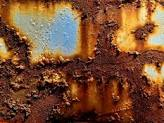
#> input picture Images/download.jpg, 164 x 123 px; its folder holds only this picture in this run
$ python -i detect_rust.py   (imports and definitions only)
#> lines starting #> are read from the running program, lines starting #| are printed output that depends on the picture; after the words box and inside, x2 and y2 are one past the last pixel; in counts of white or black regions, pixels touching at a corner belong together
import cv2
from sys import argv
import numpy as np
import os
import glob
import argparse


class Rust_Detection:
    def __init__(self, count=0):
        self.count = count

    def rust_detect(self,file):
#> called with file = '../../Images/download.jpg'
        img = cv2.imread(file)
#> img is the input picture: shape (123, 164, 3); mean B, G, R 51.2, 78.8, 122.9
        img_hsv = cv2.cvtColor(img, cv2.COLOR_BGR2HSV)
#> img_hsv: shape (123, 164, 3); mean H, S, V 18.4, 170.5, 125.6

        # Range for lower red
        lower_red = np.array([0, 70, 70])
        upper_red = np.array([20, 200, 150])
        mask0 = cv2.inRange(img_hsv, lower_red, upper_red)
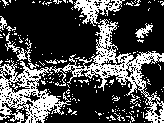
#> mask0: shape (123, 164); 28.6% white in thin lines or dots

        # range for upper red
        lower_red = np.array([170, 70, 70])
        upper_red = np.array([180, 200, 150])
        mask1 = cv2.inRange(img_hsv, lower_red, upper_red)
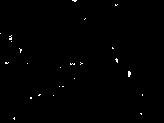
#> mask1: shape (123, 164); 0.5% white in thin lines or dots, all inside (x1, y1, x2, y2) = (0, 0, 143, 120)

        # add both masks
        mask = mask0+mask1
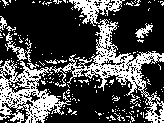
#> mask: shape (123, 164); 29.1% white in thin lines or dots

        output_img = cv2.bitwise_and(img, img, mask=mask)
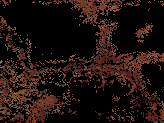
#> output_img: shape (123, 164, 3); mean B, G, R 12, 16.5, 30.7
        print(""" Welcome to the rust detection software!!
            The software detects the rusted portion of metal
            and calculates nuber of rust piels for
            comparitive analysis.\n\n""")
        print("**********************************************")
        print("\n\n\n Number of pixels depicting rust \n >> %d" %
              (np.sum(mask)/255))
#|  Number of pixels depicting rust
#|  >> 5870
        cv2.imshow('image1', output_img)
        cv2.imshow('image2', img)
        cv2.waitKey(0)
        cv2.imwrite('output_image%d.jpg' % self.count, output_img)
        cv2.imwrite('image%d.jpg' % self.count, img)
        cv2.destroyAllWindows()
        os.system("cls")
        os.system("color 0a")
        os.system("cls")

>>> result = Rust_Detection().rust_detect('../../Images/download.jpg')

$ run again, on Images/photo-1583147247730-0ffa2ee86d72.jpg
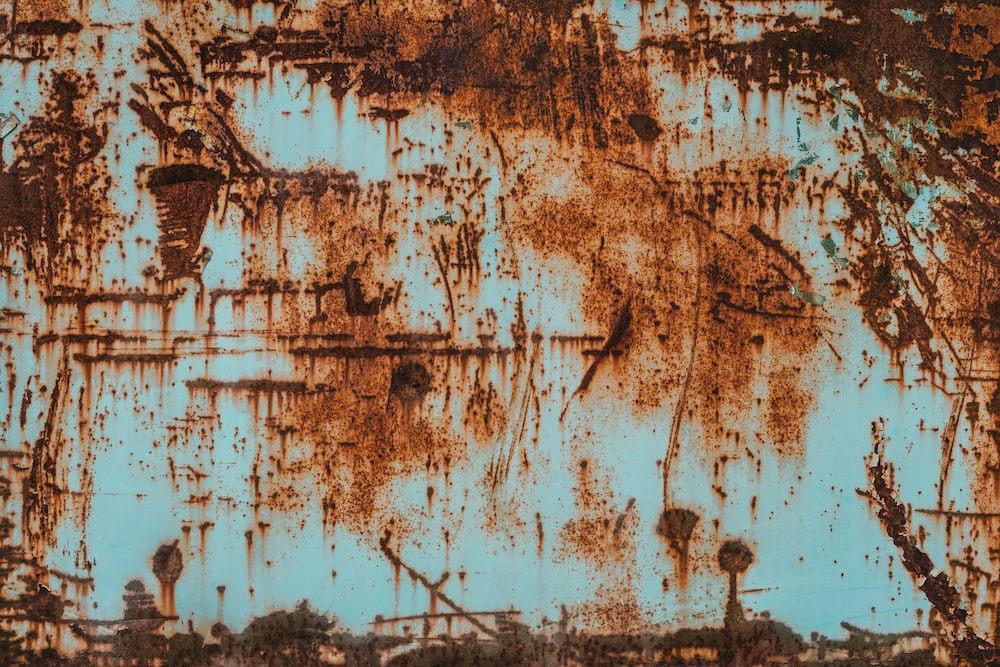
#> input picture Images/photo-1583147247730-0ffa2ee86d72.jpg, 1000 x 667 px
#> in rust_detect, img is the input picture: shape (667, 1000, 3); mean B, G, R 95, 115, 136.7
#> img_hsv: shape (667, 1000, 3); mean H, S, V 31, 113.2, 145.3
#> in rust_detect, `mask0 = cv2.inRange(img_hsv, lower_red, upper_red)`:
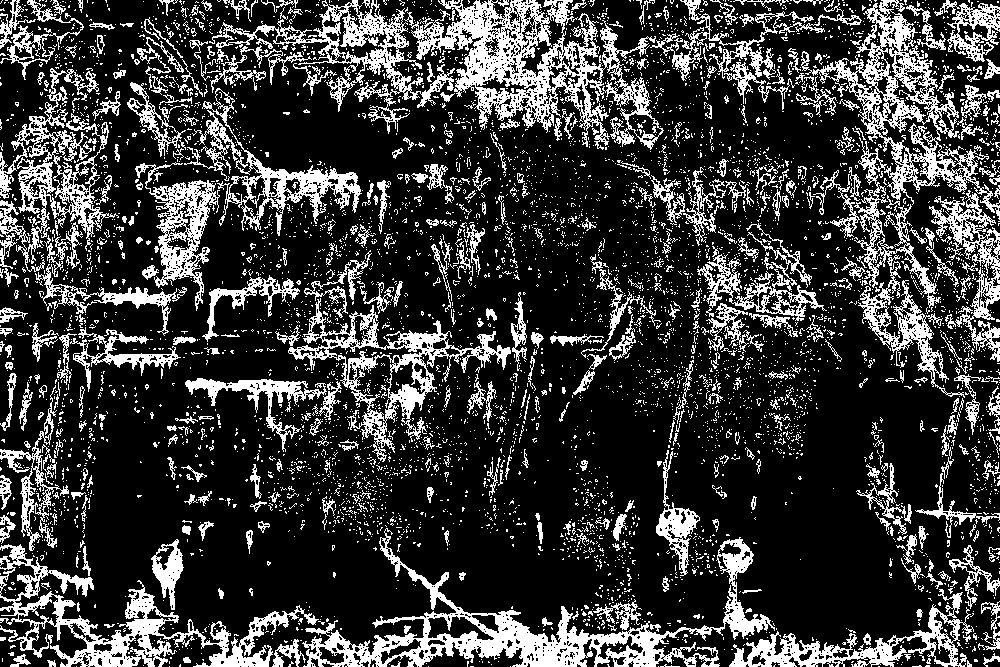
#> mask0: shape (667, 1000); 23% white; 5781 white regions (5309 under 20 px), largest, box (x1, y1, x2, y2) and area: (404, 0, 664, 150) 12915, (302, 528, 775, 667) 12403, (0, 544, 319, 667) 8508
#> mask1: shape (667, 1000); 0% white in thin lines or dots, all inside (x1, y1, x2, y2) = (387, 4, 991, 588)
#> mask: shape (667, 1000); 23% white; 5781 white regions (5308 under 20 px), largest, box (x1, y1, x2, y2) and area: (404, 0, 664, 150) 12921, (302, 528, 775, 667) 12403, (0, 544, 319, 667) 8508
#> in rust_detect, `output_img = cv2.bitwise_and(img, img, mask=mask)`:
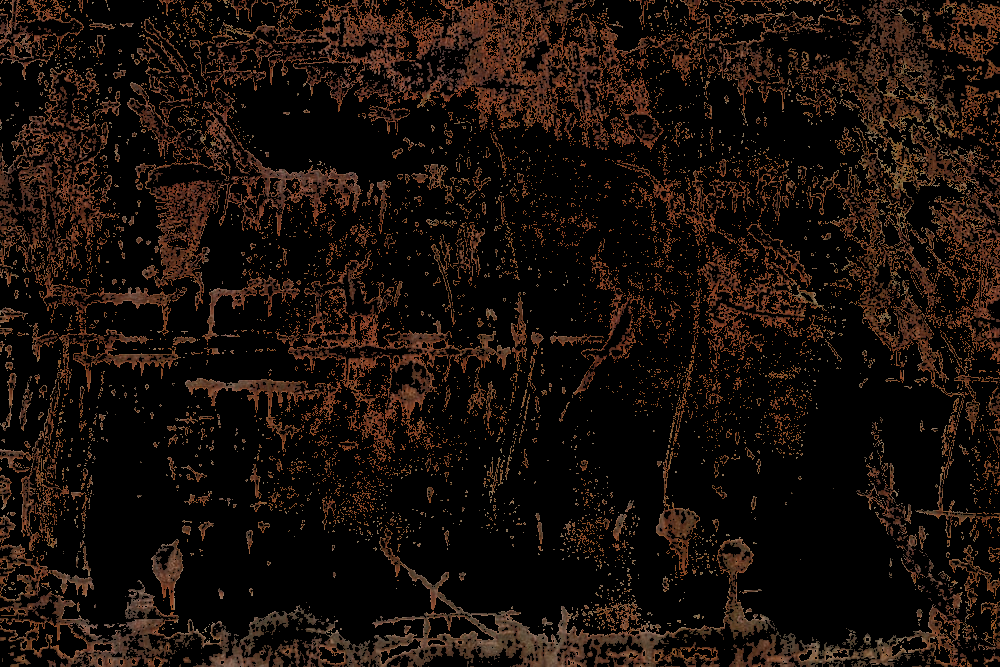
#> output_img: shape (667, 1000, 3); mean B, G, R 10, 15.2, 25
#|  Number of pixels depicting rust
#|  >> 153092

$ run again, on Images/pexels-photo-114108.jpeg
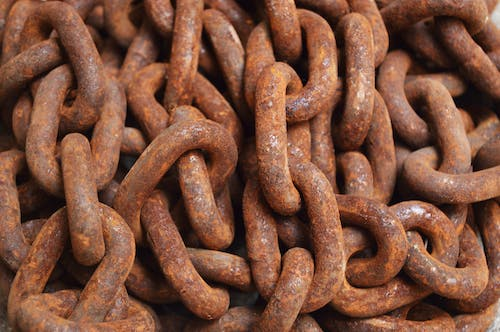
#> input picture Images/pexels-photo-114108.jpeg, 500 x 332 px
#> in rust_detect, img is the input picture: shape (332, 500, 3); mean B, G, R 60.8, 80.9, 126.8
#> img_hsv: shape (332, 500, 3); mean H, S, V 14, 139.6, 126.8
#> in rust_detect, `mask0 = cv2.inRange(img_hsv, lower_red, upper_red)`:
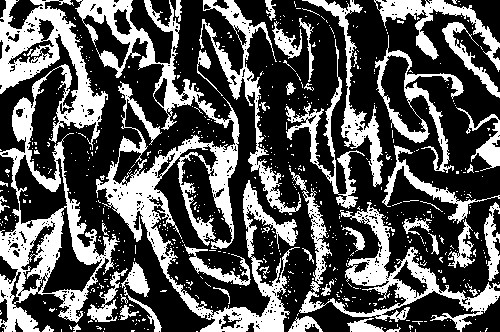
#> mask0: shape (332, 500); 33.7% white; 657 white regions (609 under 20 px), largest, box (x1, y1, x2, y2) and area: (75, 0, 300, 332) 14802, (0, 0, 120, 332) 13312, (289, 168, 500, 332) 5601
#> mask1: shape (332, 500); 0.02% white in thin lines or dots, all inside (x1, y1, x2, y2) = (110, 13, 413, 311)
#> mask: shape (332, 500); 33.7% white; 659 white regions (612 under 20 px), largest, box (x1, y1, x2, y2) and area: (75, 0, 300, 332) 14808, (0, 0, 120, 332) 13312, (289, 168, 500, 332) 5605
#> in rust_detect, `output_img = cv2.bitwise_and(img, img, mask=mask)`:
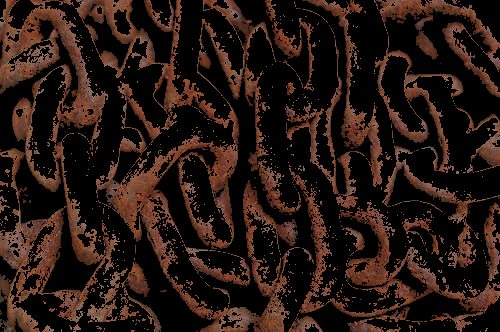
#> output_img: shape (332, 500, 3); mean B, G, R 16.8, 23.3, 39.6
#|  Number of pixels depicting rust
#|  >> 55950
